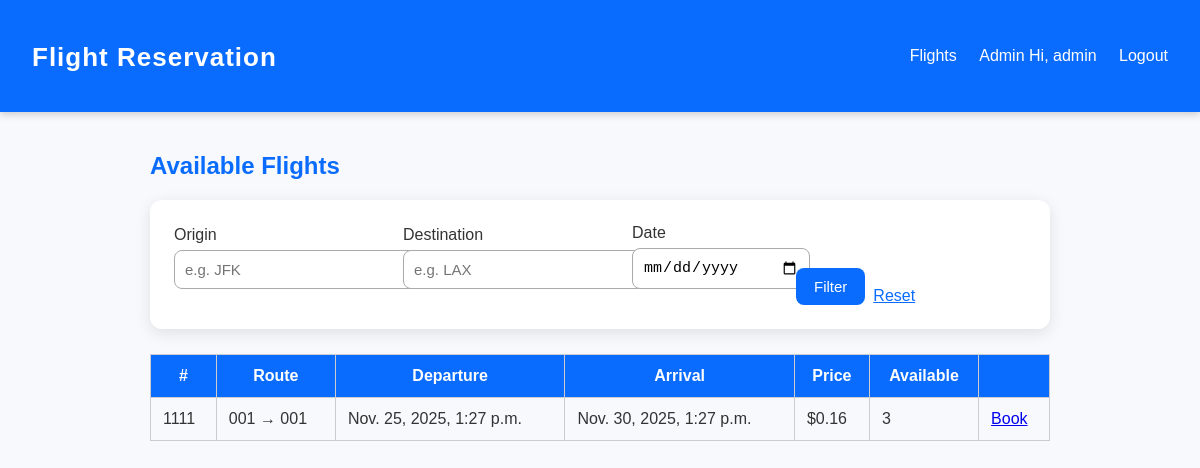
The page /flights/ (signed in) on the database its author committed.
### reservations/models.py (models this page shows, shortened)
class Flight(models.Model):
    number = models.CharField(max_length=10)
    origin = models.ForeignKey(Airport, related_name='departures', on_delete=models.CASCADE)
    destination = models.ForeignKey(Airport, related_name='arrivals', on_delete=models.CASCADE)
    departure_time = models.DateTimeField()
    arrival_time = models.DateTimeField()
    price = models.DecimalField(max_digits=10, decimal_places=2)
    seats = models.PositiveIntegerField()
    @property
    def available_seats(self):
        booked = self.booking_set.aggregate(total=Sum("seats")).get("total") or 0
        return max(self.seats - booked, 0)
    class Meta:
        constraints = [
            models.CheckConstraint(
                check=Q(arrival_time__gt=F("departure_time")),
                name="arrival_after_departure",
            ),
            models.CheckConstraint(
                check=Q(price__gte=0) & Q(seats__gte=0),
                name="non_negative_price_seats",
            ),
        ]

class Airport(models.Model):
    code = models.CharField(max_length=10, unique=True)
    name = models.CharField(max_length=100)
    city = models.CharField(max_length=100)
    country = models.CharField(max_length=100)

### reservations/views.py (the view)
# urls.py: path('flights/', views.flight_list, name='flight_list'),
def flight_list(request):
    flights = Flight.objects.filter(departure_time__gte=timezone.now())
    origin = request.GET.get("origin")
    destination = request.GET.get("destination")
    date = request.GET.get("date")
    if origin:
        flights = flights.filter(origin__code__iexact=origin)
    if destination:
        flights = flights.filter(destination__code__iexact=destination)
    if date:
        flights = flights.filter(departure_time__date=date)
    flights = flights.order_by("departure_time")
    return render(request, "reservations/flight_list.html", {
        "flights": flights,
        "origin": origin or "",
        "destination": destination or "",
        "date": date or "",
    })

### templates/reservations/flight_list.html (shortened to what this page needs)
{% extends 'base.html' %}
{% load tz %}
{% block content %}
<h2>Available Flights</h2>
<form method="get" style="margin-bottom:12px; display:flex; gap:8px; align-items:end;">
    <label>Origin<br><input type="text" name="origin" value="{{ origin }}" placeholder="e.g. JFK"></label>
    <label>Destination<br><input type="text" name="destination" value="{{ destination }}" placeholder="e.g. LAX"></label>
    <label>Date<br><input type="date" name="date" value="{{ date }}"></label>
    <button type="submit">Filter</button>
    <a href="?">Reset</a>
</form>
<table>
    <thead>
        <tr>
            <th>#</th>
            <th>Route</th>
            <th>Departure</th>
            <th>Arrival</th>
            <th>Price</th>
            <th>Available</th>
            <th></th>
        </tr>
    </thead>
    <tbody>
    {% for flight in flights %}
        <tr>
            <td>{{ flight.number }}</td>
            <td>{{ flight.origin.code }} → {{ flight.destination.code }}</td>
            <td>{{ flight.departure_time|localtime }}</td>
            <td>{{ flight.arrival_time|localtime }}</td>
            <td>${{ flight.price }}</td>
            <td>{{ flight.available_seats }}</td>
            <td><a href="{% url 'flight_detail' flight.pk %}">Book</a></td>
        </tr>
    {% empty %}
        <tr><td colspan="7">No upcoming flights.</td></tr>
    {% endfor %}
    </tbody>
</table>
{% endblock %}

### templates/base.html (shortened to what this page needs)
<!DOCTYPE html>
<html lang="en">
<head>
    {% load static %}
    <link rel="stylesheet" href="{% static 'styles.css' %}" />
</head>
<body>
    <header>
        <h1><a href="/">Flight Reservation</a></h1>
        <nav>
            <a href="/flights/">Flights</a>
            <a href="/admin/">Admin</a>
            {% if request.user.is_authenticated %}
                <span>Hi, {{ request.user.username }}</span>
                <a href="{% url 'logout' %}">Logout</a>
            {% else %}
                <a href="{% url 'login' %}">Login</a>
                <a href="{% url 'register' %}">Register</a>
            {% endif %}
        </nav>
    </header>
    <main>
        {% block content %}{% endblock %}
    </main>
</body>
</html>

### static/styles.css (style rules this page uses)
body { font-family: "Poppins", Arial, sans-serif; margin: 0; padding: 0; background: #f7f9fc; color: #333; }
header { background: #0a6cff; color: white; padding: 16px 32px; display: flex; align-items: center; justify-content: space-between; box-shadow: 0px 2px 8px rgba(0,0,0,0.2); }
header h1 a { color: white; font-size: 26px; text-decoration: none; letter-spacing: 1px; }
nav a { color: white; margin-left: 18px; text-decoration: none; font-weight: 500; transition: 0.2s; }
main { padding: 20px; max-width: 900px; margin: auto; }
form, .content-box { background: white; padding: 24px; border-radius: 12px; box-shadow: 0 4px 16px rgba(0,0,0,0.1); margin-top: 20px; }
h2, h1 { color: #0a6cff; }
input, select, textarea { width: 100%; padding: 10px; margin-top: 6px; margin-bottom: 16px; border-radius: 8px; border: 1px solid #aaa; font-size: 15px; transition: border-color 0.2s ease; }
button { padding: 10px 18px; background: #0a6cff; border: none; color: white; font-size: 15px; border-radius: 8px; cursor: pointer; transition: background 0.2s ease; }
form a { color: #0a6cff; font-weight: 500; }
table { width: 100%; border-collapse: collapse; margin-top: 25px; }
th { background: #0a6cff; color: white; }
th, td { border: 1px solid #ccc; padding: 12px; }

### rows shown on the page
Flight: number "1111", origin.code "001", destination.code "001", departure_time "Nov. 25, 2025, 1:27 p.m.", arrival_time "Nov. 30, 2025, 1:27 p.m.", price "0.16", available_seats "3"

### other values the page prints
{{ request.user.username }} "admin"
